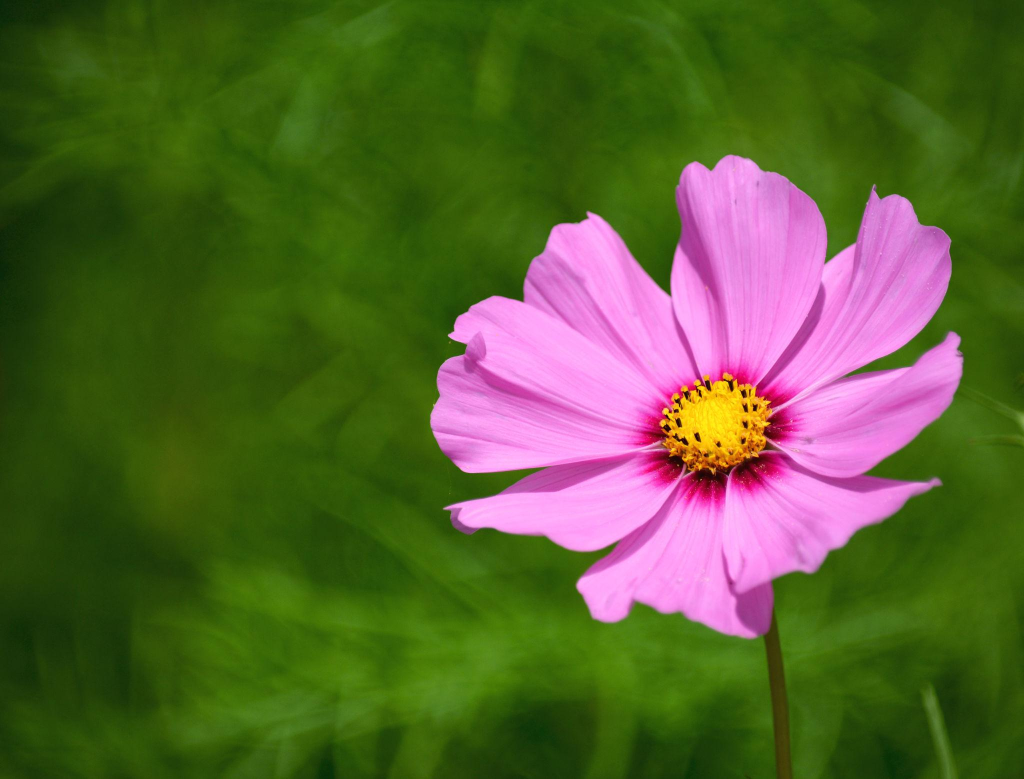
#> input picture exp12/sample.jpg, 2048 x 1558 px, found by its file name (shown at 1/2 size)
$ python 'y axis 270 degree rotation.py'
#> lines starting #> are read from the running program, lines starting #| are printed output that depends on the picture
import cv2
import os

def rotate_image_270_clockwise(image_path):
    # 1. Verify if the file exists at your absolute path
    if not os.path.exists(image_path):
        print(f"\n[ERROR] Input image not found at: '{image_path}'")
        print("Please verify that your 'sample' image is copied inside your 'exp12' folder.")
        return

    # 2. Read the input image
    image = cv2.imread(image_path)
#> image is the input picture: shape (1558, 2048, 3); mean B, G, R 49.1, 97.3, 88.3
    if image is None:
        print("[ERROR] Could not decode or load the image file format.")
        return

    # 3. Perform a 270-degree clockwise rotation
    # cv2.ROTATE_90_COUNTERCLOCKWISE rotates 90 degrees left, which matches 270 degrees right
    rotated_image = cv2.rotate(image, cv2.ROTATE_90_COUNTERCLOCKWISE)
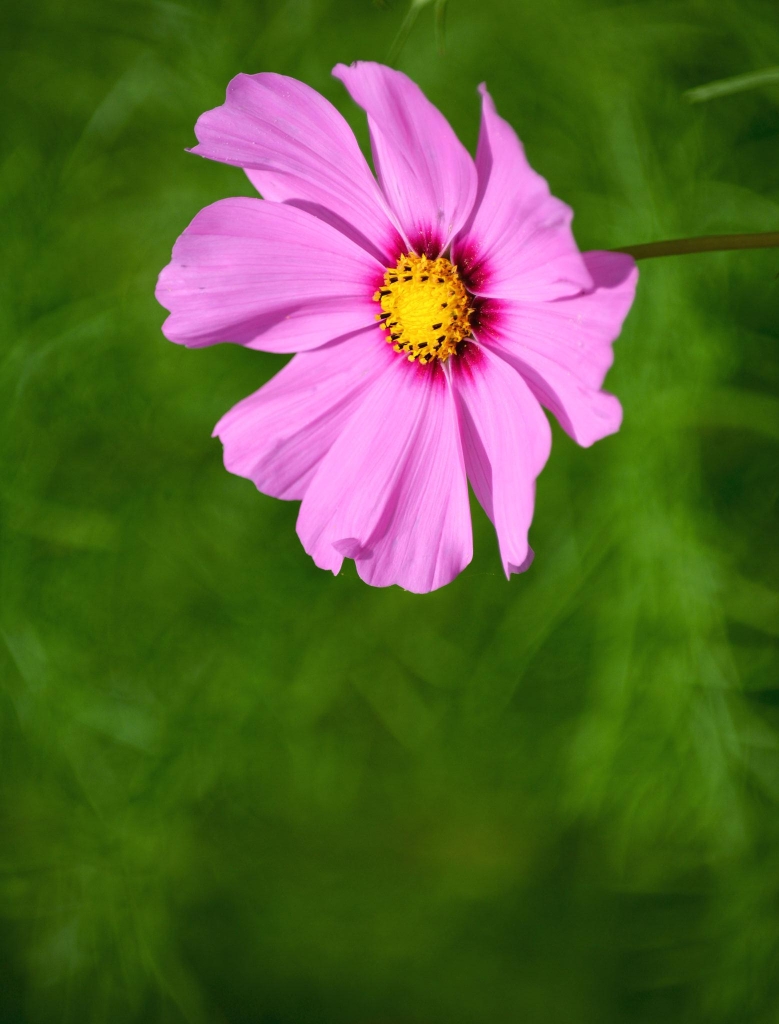
#> rotated_image: shape (2048, 1558, 3) (shown at 1/2 size); mean B, G, R 49.1, 97.3, 88.3

    # 4. Resize both images so they fit nicely on your laptop screen without being cut off
    screen_width, screen_height = 500, 400
    display_original = cv2.resize(image, (screen_width, screen_height))
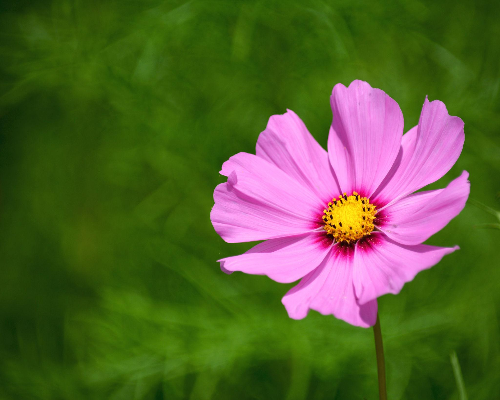
#> display_original: shape (400, 500, 3); mean B, G, R 49.1, 97.2, 88.3
    # For a 270-degree rotation, swap width and height so the aspect ratio stays natural
    display_rotated = cv2.resize(rotated_image, (screen_height, screen_width))
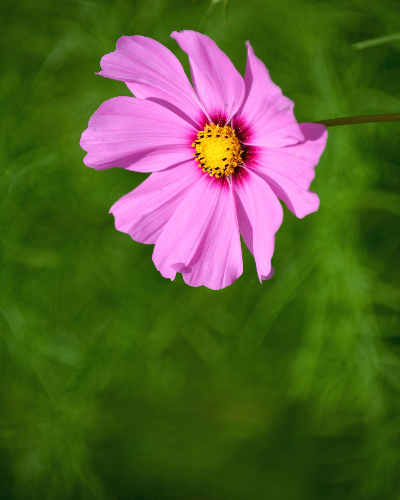
#> display_rotated: shape (500, 400, 3); mean B, G, R 49.1, 97.2, 88.3

    # 5. Display the original and rotated images
    print("Displaying windows... Press any key inside the image windows to close.")
    cv2.imshow("Original Image", display_original)
    cv2.imshow("270-Degree Clockwise Rotated", display_rotated)

    # Wait until a key is pressed, then release system windows
    cv2.waitKey(0)
    cv2.destroyAllWindows()
    print("Image 270-degree rotation completed successfully.")

if __name__ == "__main__":
    # --- HARDFACED PATH SYSTEM FOR EXP12 ---
    # Points directly to the file named 'sample.jpg' inside your new exp12 folder
    input_image = r"C:\collage\courses\ITA0517 COMPUTERVISION\LAB EXPERIMENTS CODES\exp12\sample.jpg"

    rotate_image_270_clockwise(input_image)
